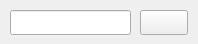
<?xml version="1.0" encoding="UTF-8"?>
<ui version="4.0">
 <class>SearchBox</class>
 <widget class="QWidget" name="SearchBox">
  <property name="geometry">
   <rect>
    <x>0</x>
    <y>0</y>
    <width>198</width>
    <height>44</height>
   </rect>
  </property>
  <property name="sizePolicy">
   <sizepolicy hsizetype="Preferred" vsizetype="Preferred">
    <horstretch>0</horstretch>
    <verstretch>0</verstretch>
   </sizepolicy>
  </property>
  <property name="windowTitle">
   <string>Form</string>
  </property>
  <widget class="QLineEdit" name="lineEdit">
   <property name="geometry">
    <rect>
     <x>10</x>
     <y>10</y>
     <width>121</width>
     <height>25</height>
    </rect>
   </property>
   <property name="sizePolicy">
    <sizepolicy hsizetype="Fixed" vsizetype="Fixed">
     <horstretch>0</horstretch>
     <verstretch>0</verstretch>
    </sizepolicy>
   </property>
  </widget>
  <widget class="QPushButton" name="pushButton">
   <property name="geometry">
    <rect>
     <x>140</x>
     <y>10</y>
     <width>48</width>
     <height>25</height>
    </rect>
   </property>
   <property name="sizePolicy">
    <sizepolicy hsizetype="Fixed" vsizetype="Fixed">
     <horstretch>0</horstretch>
     <verstretch>0</verstretch>
    </sizepolicy>
   </property>
   <property name="text">
    <string/>
   </property>
  </widget>
 </widget>
 <resources/>
 <connections/>
</ui>
